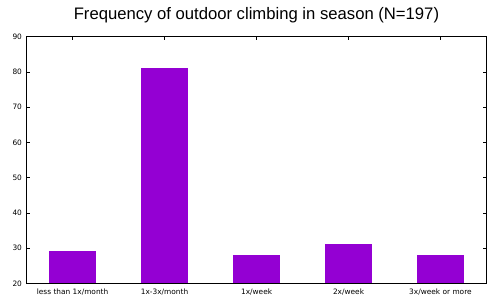

Recreate this plot in gnuplot.
# sort climbing-freq.csv | uniq -c
set terminal pdf fontscale 0.4
set output 'climbing-freq.pdf'

set title font "arial,24"
set boxwidth 0.5
set style fill solid
set key off
set title "Frequency of outdoor climbing in season (N=197)"
plot "climbing-freq.dat" using 1:3:xtic(2) with boxes